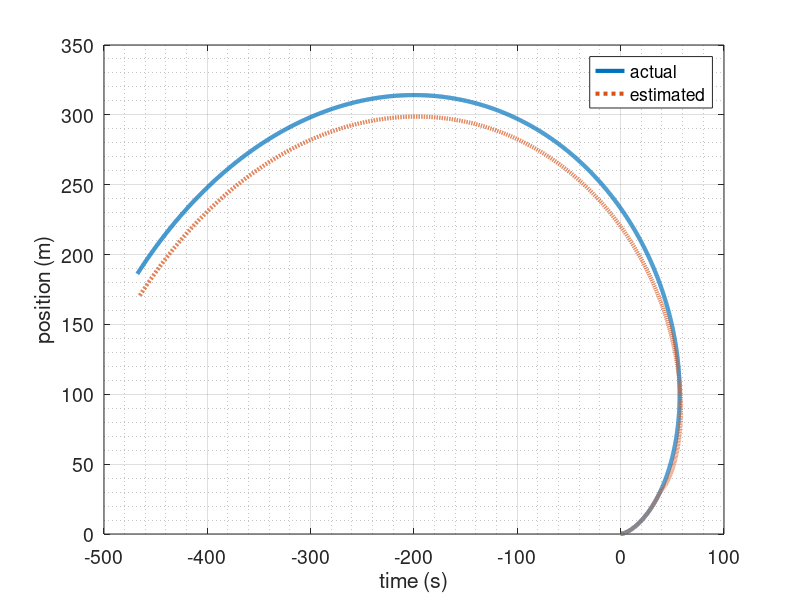
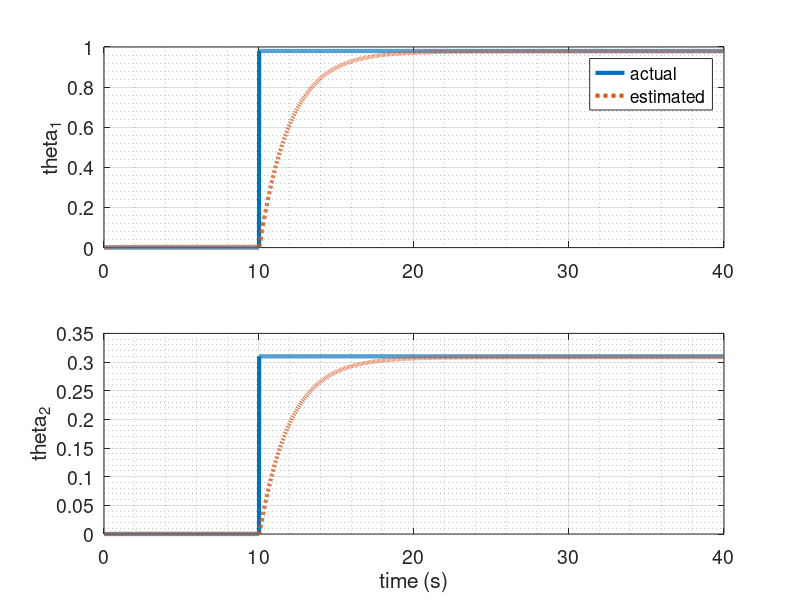

Write MATLAB code to recreate these figures, in order.
%% Research code by Agus Hasan

clear;
clc;

%% Time horizon
tf  = 40;
dt  = 0.01;
t   = dt:dt:tf;

%% System description
A = eye(4);
B = [0 0;0 0;dt 0;0 dt];
C = [0 0 1 0; 0 0 0 1];

%% Filtering matrix
Af  = 0.5*eye(2);

%% Augmented system
Ab  = [A 0*eye(4,2);
       Af*dt*C eye(2)-Af*dt];
Bb  = [B;0*eye(2)];
Cb  = [0 0 0 0 1 0;
      0 0 0 0 0 1];

%% Noise
QF          = 0.001*eye(rank(Ab));
RF          = 0.001*eye(2);

%% Control
u = [1 0.1]';

%% Fault term
Phi = [0*eye(4,2);
       Af*dt];

%% Initialization
x             = [0 0 0 0 0 0]';
xhat          = [0 0 0 0 0 0]';
theta         = [0.0;0.0];
thetahat      = [0;0];

%% Estimation parameters
Pplus       = 1*eye(rank(Ab));
S           = 0.65*eye(2);
UpsilonPlus = 0*eye(6,2);

%% Tuning parameters
a           = 0.999;
lambda      = 0.995;

%% For plotting
xArray        = [];
xhatArray     = [];
thetaArray    = [];
thetahatArray = [];

%% Simulation

for k = 1:(tf/dt)
   
    if k>1000
        theta       = [0.98;0.31];
    end

    xArray          = [xArray x];
    xhatArray       = [xhatArray xhat];
    thetaArray      = [thetaArray theta];
    thetahatArray   = [thetahatArray thetahat];
    
    % Simulating the system
    x = Ab*x+dt*[x(3)*cos(x(4));x(3)*sin(x(4));0;0;0;0]+Bb*u+Phi*theta;
    % Taking measurement
    y = Cb*x;
    
    FX = Ab+dt*[0 0 cos(xhat(4)) -xhat(3)*sin(xhat(4)) 0 0; 0 0 sin(xhat(4)) xhat(3)*cos(xhat(4)) 0 0; 0 0 0 0 0 0; 0 0 0 0 0 0; 0 0 0 0 0 0; 0 0 0 0 0 0];

    % Estimation using observer
     Pmin  = FX*Pplus*FX'+QF;
     Sigma = Cb*Pmin*Cb'+RF;
     KF    = Pmin*Cb'*inv(Sigma);
     Pplus = (eye(rank(Ab))-KF*Cb)*Pmin;
     
     ytilde = y-Cb*xhat;
     QF    = a*QF + (1-a)*(KF*(ytilde*ytilde')*KF');    
     RF    = a*RF + (1-a)*(ytilde*ytilde'+Cb*Pmin*Cb');
 
    Upsilon = (eye(rank(Ab))-KF*Cb)*FX*UpsilonPlus+(eye(rank(Ab))-KF*Cb)*Phi;
    Omega   = Cb*FX*UpsilonPlus+Cb*Phi;
    Lambda  = inv(lambda*Sigma+Omega*S*Omega');
    Gamma   = S*Omega'*Lambda;
    S       = (1/lambda)*S-(1/lambda)*S*Omega'*Lambda*Omega*S;
    UpsilonPlus = Upsilon;
    
    thetahat  = thetahat + Gamma*(y-Cb*xhat);
    xhat      = Ab*xhat+dt*[xhat(3)*cos(xhat(4)) xhat(3)*sin(xhat(4)) 0 0 0 0]'+Bb*u+Phi*thetahat+KF*(y-Cb*xhat)+Upsilon*Gamma*(y-Cb*xhat);
end

%% Plotting
figure(1)
plot(xArray(1,:),xArray(2,:),'-','LineWidth',3)
hold on;
plot(xhatArray(1,:),xhatArray(2,:),':','LineWidth',3)
set(gca,'color','white','FontSize',14)
grid on;
grid minor;
ylabel('position (m)')
legend('actual','estimated')
xlabel('time (s)')

figure(2)
subplot(2,1,1)
plot(t,thetaArray(1,:),'-','LineWidth',3)
hold on;
plot(t,thetahatArray(1,:),':','LineWidth',3)
set(gca,'color','white','FontSize',14)
grid on;
grid minor;
ylabel('theta_1')
legend('actual','estimated')
subplot(2,1,2)
plot(t,thetaArray(2,:),'-','LineWidth',3)
hold on;
plot(t,thetahatArray(2,:),':','LineWidth',3)
set(gca,'color','white','FontSize',14)
grid on;
grid minor;
ylabel('theta_2')
xlabel('time (s)')